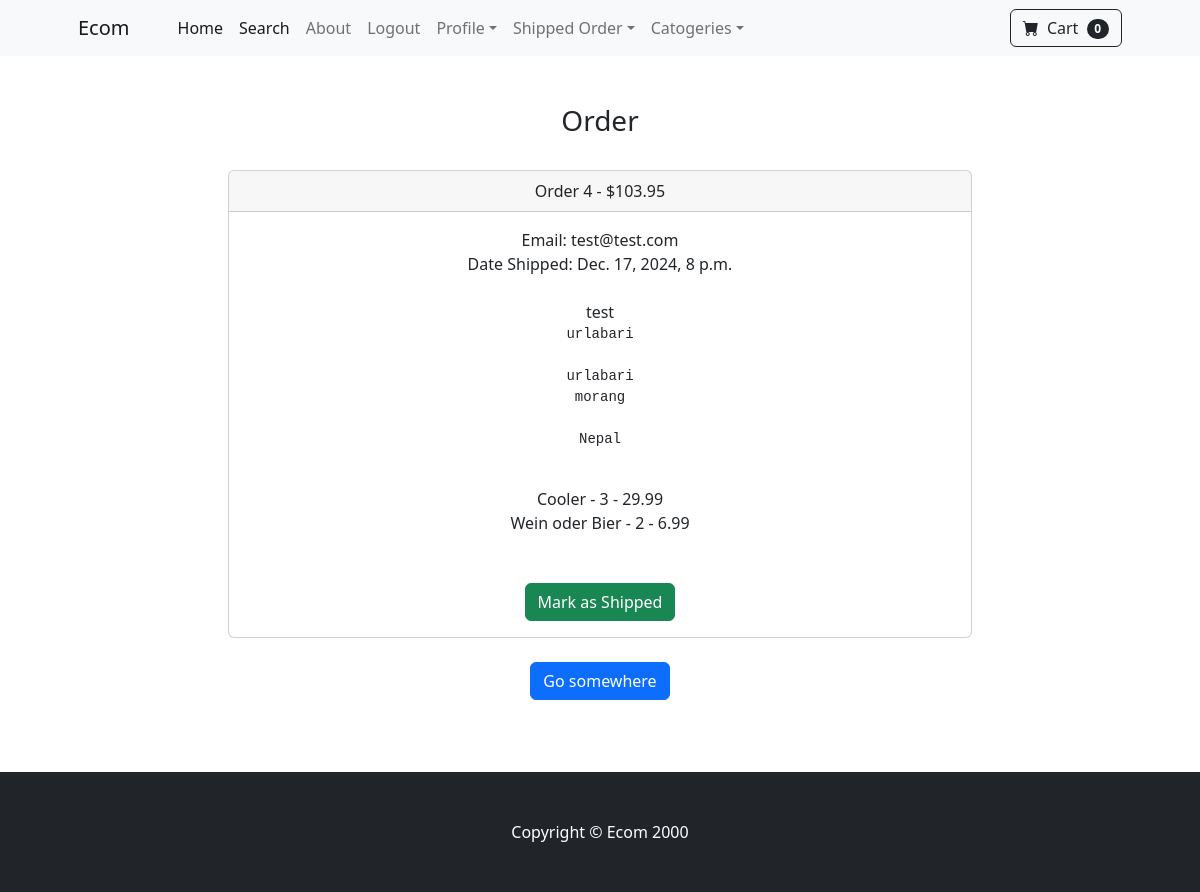
Page /payment/orders/4 (signed in) on the committed database.
### payment/models.py (models this page shows, shortened)
class Order(models.Model):
    user = models.ForeignKey(User, on_delete=models.CASCADE, null = True, blank= True)
    full_name =models.CharField(max_length=255)
    email = models.EmailField(max_length=255)
    shipping_address = models.TextField(max_length=15000)
    amount_paid = models.DecimalField(max_digits=7, decimal_places=2)
    date_ordered = models.DateTimeField(auto_now_add=True)
    shipped = models.BooleanField(default=False)
    date_shipped = models.DateTimeField(blank=True, null=True)

class Orderitem(models.Model):
    order = models.ForeignKey(Order, on_delete=models.CASCADE, null = True)
    product = models.ForeignKey(Product, on_delete=models.CASCADE, null = True)
    user = models.ForeignKey(User, on_delete=models.CASCADE, null = True, blank= True)
    quantity = models.PositiveBigIntegerField(default=1)
    price = models.DecimalField(max_digits=7, decimal_places=2)

### store/models.py (models this page shows)
class Product(models.Model):
    name= models.CharField(max_length=50)
    price= models.DecimalField(default=0, decimal_places=2, max_digits=6)
    category= models.ForeignKey(Category, on_delete=models.CASCADE, default=1)
    description= models.CharField(max_length=250, default="", blank=True, null=True)
    image= models.ImageField(upload_to='uploads/product/')
    is_sale = models.BooleanField(default=False)
    sale_price = models.DecimalField(default=0, decimal_places=2, max_digits=6)
    def __str__(self):
        return self.name

### payment/views.py (the view, shortened to what this page needs)
# urls.py: path('orders/<int:pk>',views.orders, name = 'orders'),
def orders(request, pk):
    if request.user.is_authenticated and request.user.is_superuser:
        order = Order.objects.get(id =pk)
        items = Orderitem.objects.filter(order =pk)
        return render(request,  'payment/orders.html',{'order': order, 'items': items})
    else:
        messages.success(request,'Access Denied')
        return redirect('home')

### cart/cart.py (called while the page is built)
    def __len__(self):
        return len(self.cart)

### cart/context_processor.py (called while the page is built)
def cart(request):
    return {'cart':Cart(request)}

### payment/templates/payment/orders.html (shortened to what this page needs)
{% extends "base.html" %}
{% block content %}
    <div class='container'>
        <div class="row">
            <center>
                <div class="col-8">
                    <br><br>
                    <h3>Order</h3>
                    <br>
                    <div class="card">
                        <div class="card-header">
                          Order {{order.id}} - ${{order.amount_paid}}
                        </div>
                        <div class="card-body">
                          Email: {{ order.email }} <br>
                          {% if order.date_shipped %}
                          Date Shipped: {{ order.date_shipped }}
                          {% else %}
                          Date Ordered: {{ order.date_ordered }}
                          {% endif %}
                          <br><br>
                          {{order.full_name}}
                          <br>
                          <pre>{{order.shipping_address}}
                        </pre>
                        {% for item in items %}
                            {{ item.product }} - {{ item.quantity }} - {{ item.price }} <br>
                        {% endfor %}
                         <br><br>
                         {% if not order.shipped %}
                         <form method = 'post'>
                         <button type='submit' class='btn btn-success'>Mark as Shipped</button>
                         </form>
                         {% else %}
                         <form method = 'post'>
                            {% csrf_token %}
                            <input type='hidden' name='shipping_status' value='false'>
                            <button type='submit' class='btn btn-danger'>Mark as Not  Shipped</button>
                            </form>
                         {% endif %}
                        </div>
                      </div>
                      <br>
                      <a href="{% url 'home' %}" class="btn btn-primary">Go somewhere</a>
                    <br><br><br><br>
                </div>
            </center>
        </div>
    </div>
{% endblock %}

### rows in the picture
Order: id "4", amount_paid "103.95", email "test@test.com", date_shipped "Dec. 17, 2024, 8 p.m.", full_name "test", shipping_address "urlabari urlabari morang Nepal"
Orderitem: product "Cooler", quantity "3", price "29.99"
Orderitem: product "Wein oder Bier", quantity "2", price "6.99"

### other values in the picture
{{ cart|length }} "0"
